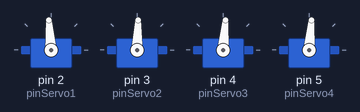
Bench run of a sketch on a simulated Arduino Uno, built with avr-gcc and run on an emulated ATmega328P. Parts: 4 × servo.

Above: at 5.1 s.
At 5.6 s:
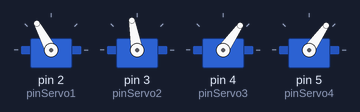
At 6.15 s:
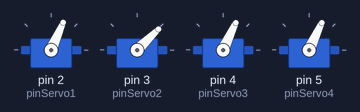
At 7.25 s:
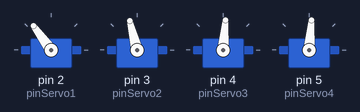
At 8.3 s:
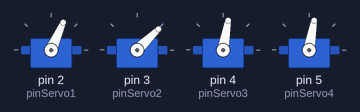
At 9.4 s:
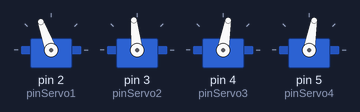
Timing chart, 0 to 12.2 s (numbered marks = the images above):
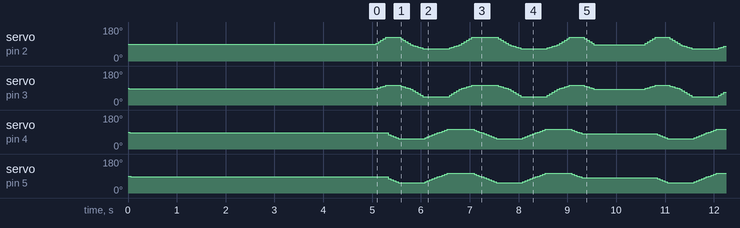

Measured:
- by itself, servo on pin 2 (pinServo1): moves between 66° and 126°, repeating every 5.5 s
- by itself, servo on pin 3 (pinServo2): moves between 44° and 104°, repeating every 5.5 s
- by itself, servo on pin 4 (pinServo3), servo on pin 5 (pinServo4): moves between 55° and 105°, repeating every 5.5 s

The sketch:

Zowi_camina.ino
```cpp
// Zowi_camina v 0.3
//
// CC By SA  Marcos Quílez 2016-12

// Ejemplo que mueve a Zowi caminando de frente usando únicamente la libreria servo.h
// Parte de posición parado, camina de frente haciendo una parada cada

/*
 El número 1 hace referencia al pie izquierdo
 El número 2 hace referencia al pie derecho
 El número 3 hace referencia a la pierna izquierda
 El número 4 hace referencia a la pierna derecha
 */

#include <Servo.h>


#define numeroPasos 2  //numero de pasos (con cada pie) que da el robot entre parada y parada

#define pinServo1 2 //pie izquierdo
#define pinServo2 3 //pie derecho
#define pinServo3 4 //pierna izquierda
#define pinServo4 5 //pierna derecha


#define offset1  -2   //calibración pie izquierdo
#define offset2 -3  //calibración pie derecho
#define offset3 -5  //calibración pierna izquierda
#define offset4 -5   //calibración pierna derecha

#define anguloPie 16   // ángulo que gira el pie para ladear el robot
#define anguloPierna 20 // ángulo que gira la pierna para avanzar el robot
#define pasoPie 4       // el pie gira hasta "anguloPie" en incrementos de "pasoPie"
#define pasoPierna 5    // la pierna gira hasta "anguloPierna" en incrementos de "pasoPierna"

#define pausa 50  //pausa entre maniobras de servos, determina la velocidad de avance

Servo myservo1;   // servo pie izquierdo
Servo myservo2;   //servo pie derecho
Servo myservo3;   // servo pierna izquierda
Servo myservo4;   // servo pierna derecha

int posicion1 = 90;    // variable to store the servo position
int posicion2 = 90;    // variable to store the servo position
int posicion3 = 90;    // variable to store the servo position
int posicion4 = 90;    // variable to store the servo position


void setup() {
  myservo1.attach(pinServo1);  // asigna los pines a los servos
  myservo2.attach(pinServo2);
  myservo3.attach(pinServo3);
  myservo4.attach(pinServo4);

  firmes();

  delay (5000);

}

void loop() {

  preparaIzquierdo();

  for (int i=0;i<numeroPasos;i++){
    pasoIzquierdo();
    pasoDerecho();
  }

  cierraIzquierdo();

  delay(1000);


}

void pasoIzquierdo(){
    //partimos con zowi ladeado al lado izquiedo, después de haber llamado a preparaIzquierdo()
    //Avanza un paso con el pie izquierdo

   for (int incremento=0;incremento<=anguloPierna;incremento=incremento+pasoPierna){
    posicion3=posicion3-pasoPierna;
    myservo3.write(posicion3+offset3);
    posicion4=posicion4-pasoPierna;
    myservo4.write(posicion4+offset4);
    delay(pausa);
   }

   for (int incremento=0;incremento<=anguloPie;incremento=incremento+pasoPie){
    posicion2=posicion2-pasoPie;
    myservo2.write(posicion2+offset2);
    posicion1=posicion1-pasoPie*2;
    myservo1.write(posicion1+offset1);
    delay(pausa);
   }
   for (int incremento=0;incremento<=anguloPie;incremento=incremento+pasoPie){
    posicion2=posicion2-pasoPie*2;
    myservo2.write(posicion2+offset2);
    posicion1=posicion1-pasoPie;
    myservo1.write(posicion1+offset1);
    delay(pausa);
   }


   for (int incremento=0;incremento<=anguloPierna;incremento=incremento+pasoPierna){
    posicion3=posicion3+pasoPierna;
    myservo3.write(posicion3+offset3);
    posicion4=posicion4+pasoPierna;
    myservo4.write(posicion4+offset4);
    delay(pausa);
   }

}


void pasoDerecho(){
    // avanza un paso con el pie derecho

   for (int incremento=0;incremento<=anguloPierna;incremento=incremento+pasoPierna){

    posicion3=posicion3+pasoPierna;
    myservo3.write(posicion3+offset3);
    posicion4=posicion4+pasoPierna;
    myservo4.write(posicion4+offset4);
    delay(pausa);
   }


   for (int incremento=0;incremento<=anguloPie;incremento=incremento+pasoPie){

    posicion2=posicion2+pasoPie*2;
    myservo2.write(posicion2+offset2);
    posicion1=posicion1+pasoPie;
    myservo1.write(posicion1+offset1);
    delay(pausa);
   }
   for (int incremento=0;incremento<=anguloPie;incremento=incremento+pasoPie){
    posicion2=posicion2+pasoPie;
    myservo2.write(posicion2+offset2);
    posicion1=posicion1+pasoPie*2;
    myservo1.write(posicion1+offset1);
    delay(pausa);
   }


   for (int incremento=0;incremento<=anguloPierna;incremento=incremento+pasoPierna){
    posicion3=posicion3-pasoPierna;
    myservo3.write(posicion3+offset3);
    posicion4=posicion4-pasoPierna;
    myservo4.write(posicion4+offset4);
    delay(pausa);
   }

}


void preparaIzquierdo(){

    // Ladea el robot y lo deja preparado para pasoIzquierdo()

    for (int incremento=0;incremento<=anguloPie;incremento=incremento+pasoPie){
    posicion2=posicion2+pasoPie;
    myservo2.write(posicion2+offset2);
    posicion1=posicion1+pasoPie*2;
    myservo1.write(posicion1+offset1);
    delay(pausa);
   }
}

void cierraIzquierdo(){

    //descansa el pie derecho para terminar en la posición de reposo

   for (int incremento=0;incremento<=anguloPie;incremento=incremento+pasoPie){
    posicion2=posicion2-pasoPie;
    myservo2.write(posicion2+offset2);
    posicion1=posicion1-pasoPie*2;
    myservo1.write(posicion1+offset1);
    delay(pausa);
   }

}

void firmes(){

    // pone el robot en la posición de reposo

    posicion1=90+offset1;
    posicion2=90+offset2;
    posicion3=90+offset3;
    posicion4=90+offset4;

    myservo1.write(posicion1);
    delay(20);
    myservo2.write(posicion2);
    delay(20);
    myservo3.write(posicion3);
    delay(20);
    myservo4.write(posicion4);
    delay(20);

}
```
